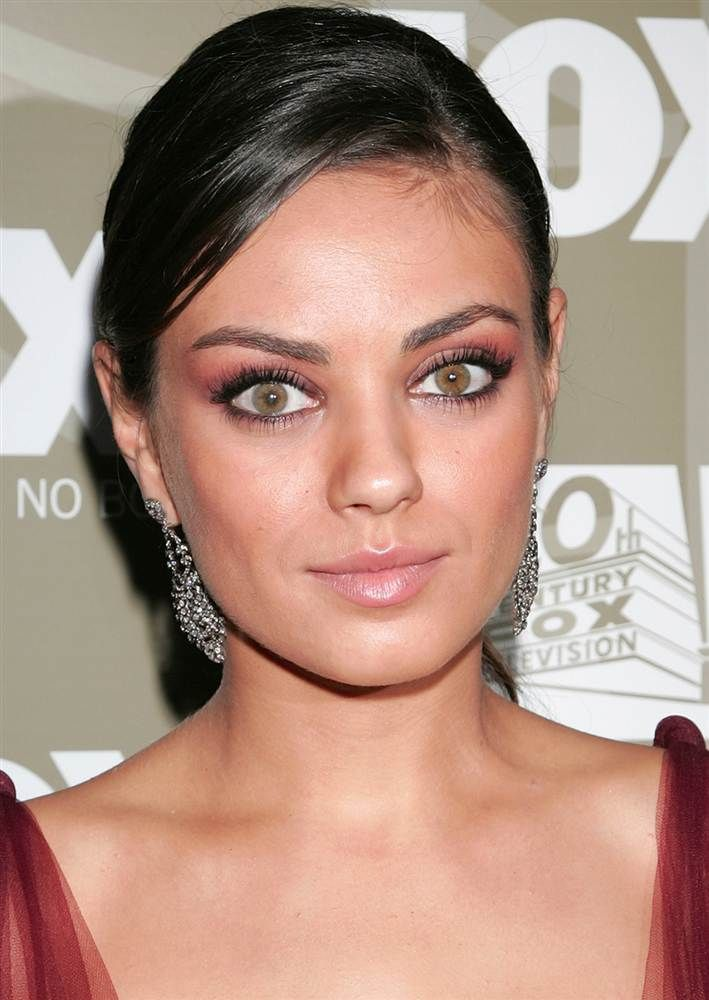
#> input picture Assets/test6.jpg, 709 x 1000 px, found by its file name
$ python FaceProperties.py
#> lines starting #> are read from the running program, lines starting #| are printed output that depends on the picture; after the words box and inside, x2 and y2 are one past the last pixel; in counts of white or black regions, pixels touching at a corner belong together; long printed decimals are rounded
import cv2
import numpy as np
import webcolors

blue_lower = np.array([100, 150, 0])
blue_upper = np.array([140, 255, 255])

brown_lower = np.array([10, 100, 20])
brown_upper = np.array([20, 255, 200])

green_lower = np.array([52, 0, 55])
green_upper = np.array([104, 255, 255])

face_cas = cv2.CascadeClassifier(r".\Assets\haarcascade_frontalface_default.xml")
eye_cas = cv2.CascadeClassifier(r".\Assets\haarcascade_eye.xml")
smile_cas = cv2.CascadeClassifier(r".\Assets\haarcascade_smile.xml")

def check_color(imghsv):
    # Hand made color checking
    blue_mask = cv2.inRange(imghsv, blue_lower, blue_upper)
    blue_px = np.sum(blue_mask != 0)
    brown_mask = cv2.inRange(imghsv, brown_lower, brown_upper)
    brown_px = np.sum(brown_mask != 0)
    green_mask = cv2.inRange(imghsv, green_lower, green_upper)
    green_px = np.sum(green_mask != 0)

    if green_px > brown_px and green_px > blue_px:
        return "Green"
    if brown_px > green_px and brown_px > blue_px:
        return "Brown"
    if blue_px > brown_px and blue_px > green_px:
        return "Blue"
    return "Unknown"

def find_color(requested_colour):
    # Finds the color name from RGB values based on webcolors lib
    min_colours = {}
    for name, key in webcolors.CSS3_HEX_TO_NAMES.items():
        r_c, g_c, b_c = webcolors.hex_to_rgb(name)
        rd = (r_c - requested_colour[0]) ** 2
        gd = (g_c - requested_colour[1]) ** 2
        bd = (b_c - requested_colour[2]) ** 2
        min_colours[(rd + gd + bd)] = key
        closest_name = min_colours[min(min_colours.keys())]
    return closest_name

def detectimg():
    # Test run on image

    # Read image
    img = cv2.imread(r".\Assets\test6.jpg")
#> img is the input picture: shape (1000, 709, 3); mean B, G, R 129.9, 144, 175.4

    # Conversation to grayscale for the detection
    gray = cv2.cvtColor(img, cv2.COLOR_RGB2GRAY)
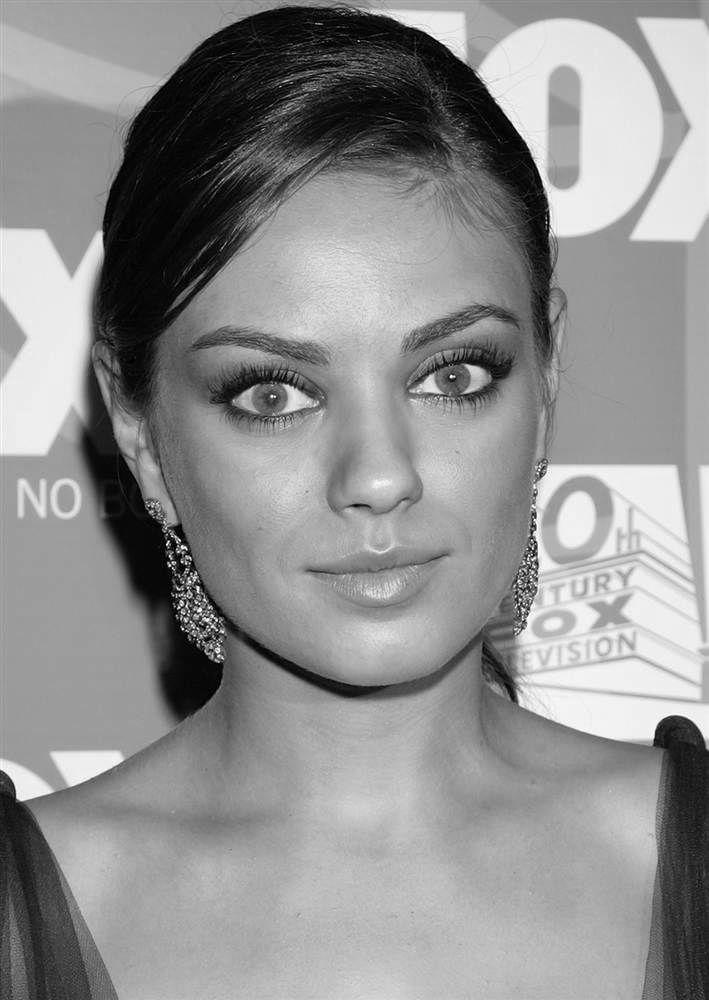
#> gray: shape (1000, 709); min 0, max 255, mean 143.4

    # Detecting faces on image
    faces_rect = face_cas.detectMultiScale(
        gray, scaleFactor=1.3, minNeighbors=9)
#> faces_rect = [[128, 208, 464, 464]]

    # Overlay for the faces
    for (x1, y1, w1, h1) in faces_rect:
        cv2.rectangle(img, (x1, y1), (x1 + w1, y1 + h1), (0, 255, 0), thickness=2)
        cv2.putText(img, "face", (x1, y1 - 10), cv2.FONT_HERSHEY_SIMPLEX, 0.5, (0, 255, 0),
                    2)

        # Detecting smiles on the faces
        smile_rect = smile_cas.detectMultiScale(
            gray[y1:y1 + w1, x1:x1 + h1], scaleFactor=1.8, minNeighbors=20)

        # Overlay for smiles
        for (x2, y2, w2, h2) in smile_rect:
            cv2.rectangle(img, (x1 + x2, y1 + y2), (x1 + x2 + w2, y1 + y2 + h2), (255, 0, 0), thickness=2)
            cv2.putText(img, "smile", (x1 + x2, y1 + y2 - 10), cv2.FONT_HERSHEY_SIMPLEX, 0.5, (255, 0, 0),
                        2)
#> this loop made 1 pass
#> (x1, y1, w1, h1, smile_rect) on pass 1: (128, 208, 464, 464, [[142, 327, 210, 105]])
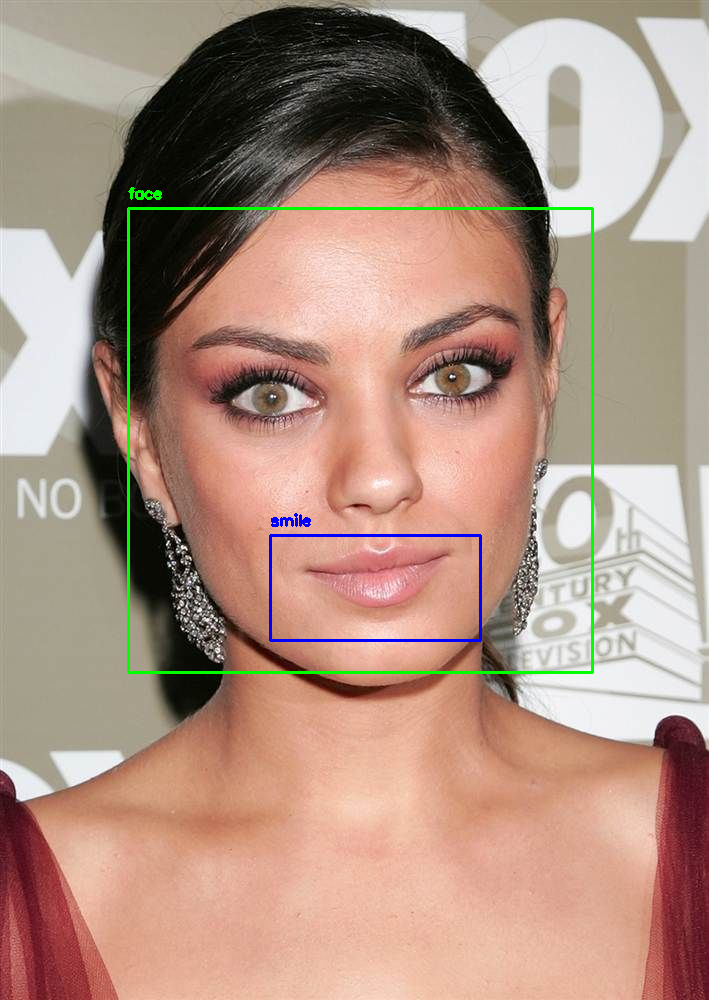
#> img: shape (1000, 709, 3); 1.13% of pixels changed, all inside (x1, y1, x2, y2) = (127, 187, 594, 674)

    # Detection eyes
    eye_rect = eye_cas.detectMultiScale(
        gray, scaleFactor=1.3, minNeighbors=9)
#> eye_rect = [[393, 318, 115, 115], [199, 336, 115, 115]]

    # Overlay for eyes
    for (x, y, w, h) in eye_rect:
        cv2.rectangle(img, (x, y), (x + w, y + h), (0, 255, 0), thickness=2)

        # Iris rough calculation
        cx = x + w / 2
        cy = y + h / 2
        r = int((h + w) / 6)

        # Iris mask
        iris_mask = np.zeros(img.shape[:2], np.uint8)
        cv2.circle(iris_mask, (int(cx), int(cy)), r, (255, 255, 255), -1)

        # Iris mask apply
        img3 = cv2.bitwise_and(img, img, mask=iris_mask)

        # Color saturation boost
        imghsv = cv2.cvtColor(img3, cv2.COLOR_BGR2HSV)
        # imghsv[..., 1] = imghsv[..., 1] * 2

        # Calculating eye color
        color_id = check_color(imghsv)
        img2 = cv2.cvtColor(imghsv, cv2.COLOR_HSV2BGR)
        mean = cv2.mean(img2, iris_mask)
        print(mean)
        color = find_color(mean)
        cv2.putText(img, color_id + " " + color, (x, y - 10), cv2.FONT_HERSHEY_SIMPLEX, 0.5, (36, 255, 12),
                    2)
#> this loop made 1 pass
#> (x, y, w, h, cx, cy, r, blue_px in check_color) on pass 1: (393, 318, 115, 115, 450.5, 375.5, 38, 0)
#| (102.801, 111.446, 146.579, 0.0)
#> pass 1, in detectimg, `img3 = cv2.bitwise_and(img, img, mask=iris_mask)`:
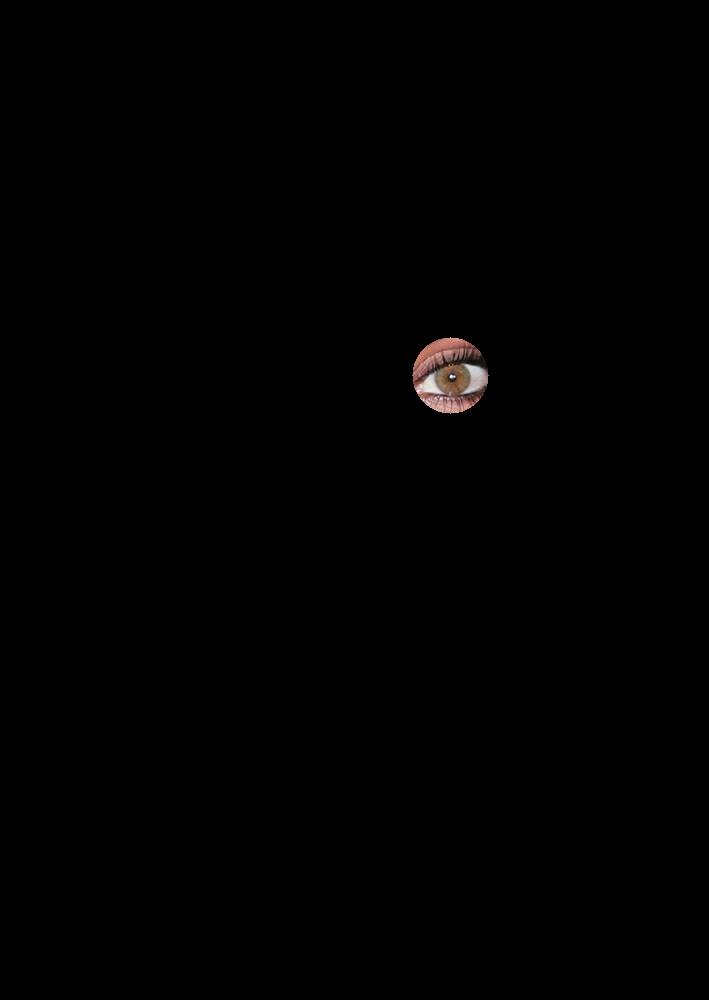
#> img3: shape (1000, 709, 3); mean B, G, R 0.7, 0.7, 0.9
#> pass 1, in check_color, `brown_mask = cv2.inRange(imghsv, brown_lower, brown_upper)`:
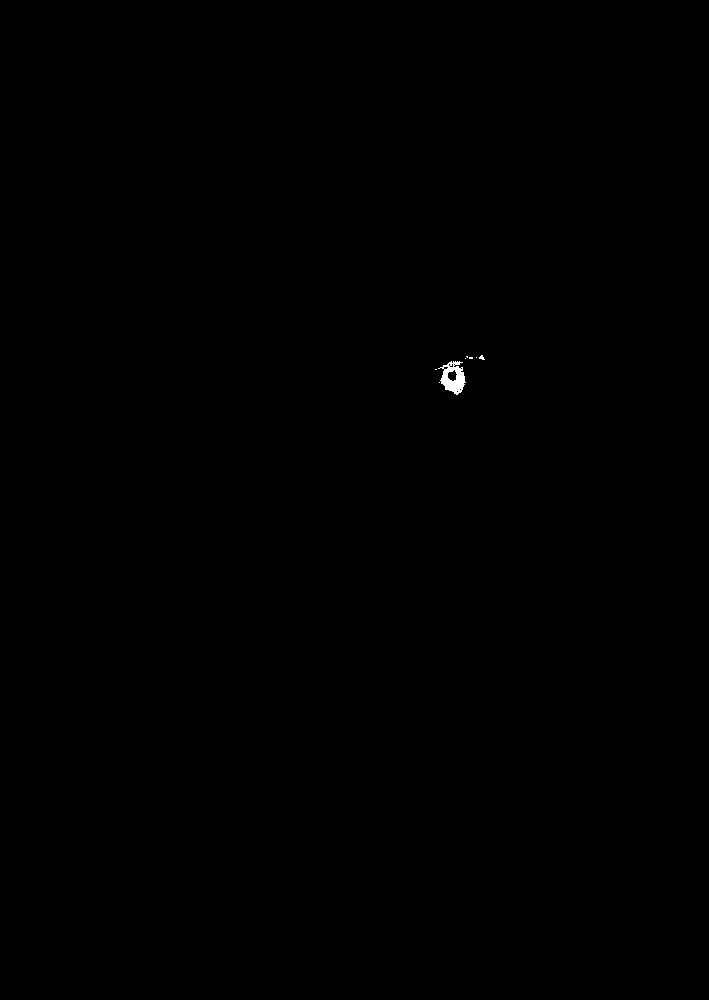
#> brown_mask: shape (1000, 709); 0.08% white; 8 white regions (7 under 20 px), largest, box (x1, y1, x2, y2) and area: (438, 361, 466, 395) 513
#> after the loop:
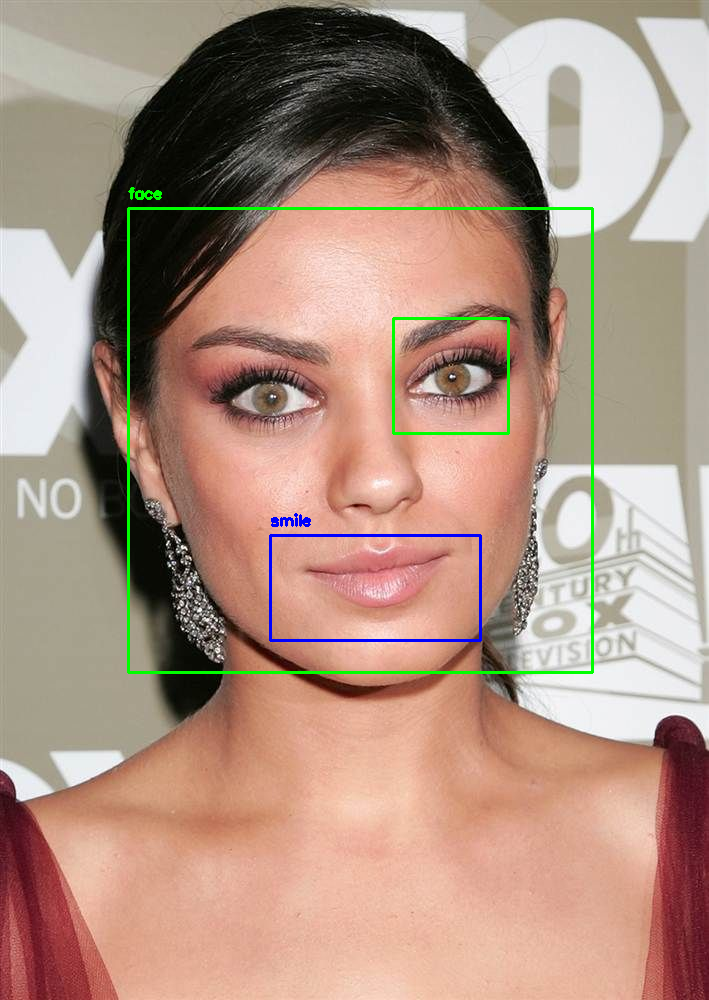
#> img: shape (1000, 709, 3); 0.19% of pixels changed, all inside (x1, y1, x2, y2) = (392, 317, 510, 435)
#> after the loop:
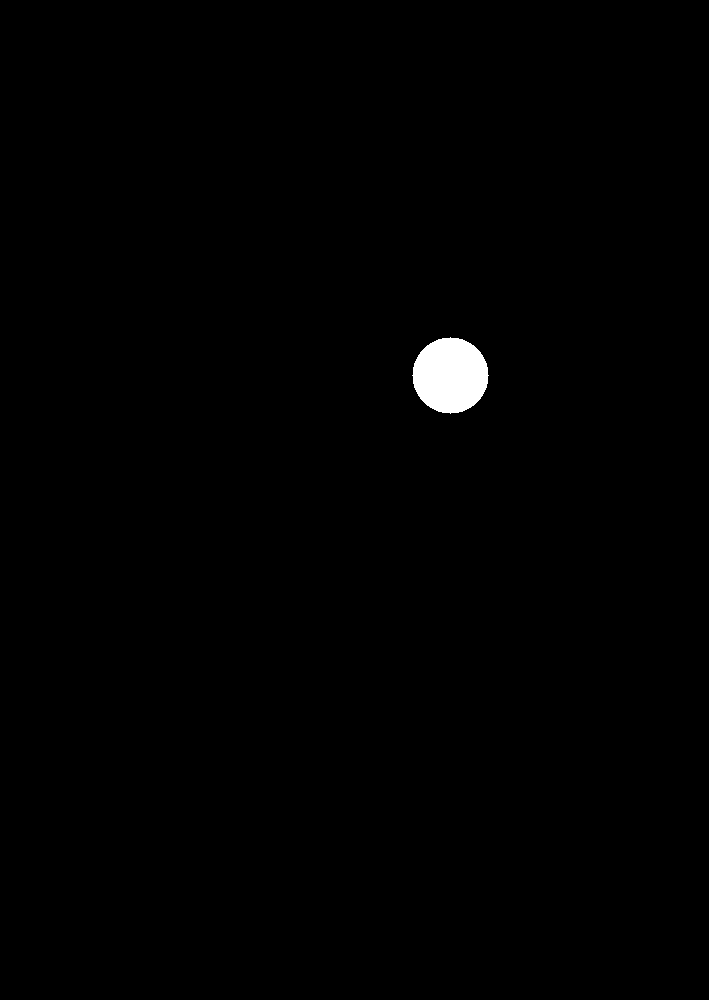
#> iris_mask: shape (1000, 709); 0.64% white; 1 white region, box (x1, y1, x2, y2) and area: (412, 337, 489, 414) 4513

    # Display
    cv2.imshow('Detected faces', img)
    cv2.waitKey(0)
    return

# [72 lines left out: function detectCam, not called in this run]

def main():
    detectimg()
    detectCam()
    return

if __name__ == '__main__':
#> (the run stopped early here; a loop or call above may not have finished)
